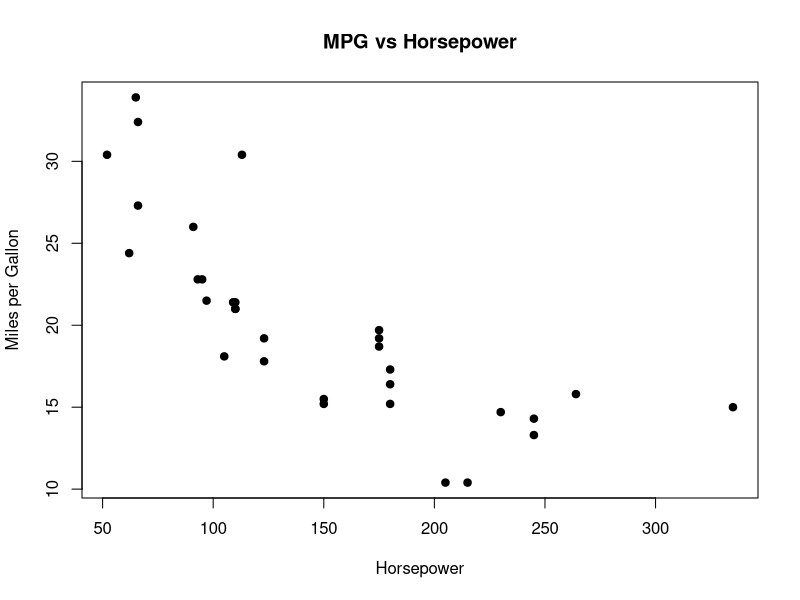

R code for this plot:
## ---- chunk 1
knitr::opts_chunk$set(echo = TRUE)
## ---- chunk 2
# Load the built-in 'mtcars' dataset
data(mtcars)

# Show the first few rows
head(mtcars)
## ---- chunk 3
# Summary statistics for mpg
summary(mtcars$mpg)

# Basic scatter plot
plot(mtcars$hp, mtcars$mpg,
main = "MPG vs Horsepower",
xlab = "Horsepower",
ylab = "Miles per Gallon",
pch = 19)
